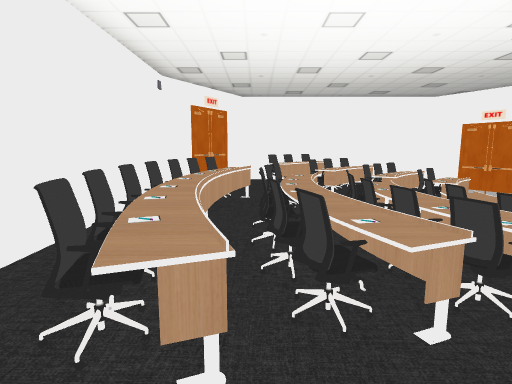
View 1 (above)

12 first-person views from a walk through a Unity game level. The camera is 1.3 m above the floor, tilts 8° down and sees 80° across. The floor is counted in squares, 1 m on a side. Each view is taken from the middle of a square. On the plan, view 1 faces up. The plan holds only what a view shows up to about 14 squares ahead; the rest is blank. The player character is not drawn. Some animated figures are left out. Some surface patterns are stand-ins.

View 2
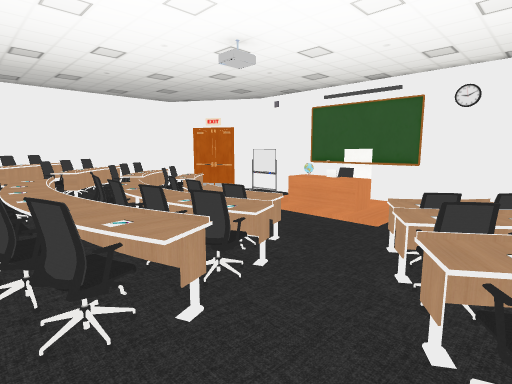

View 3
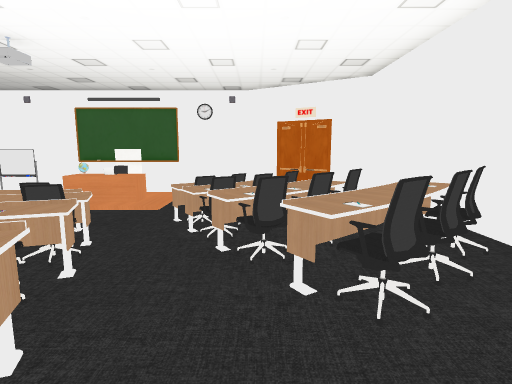

View 4
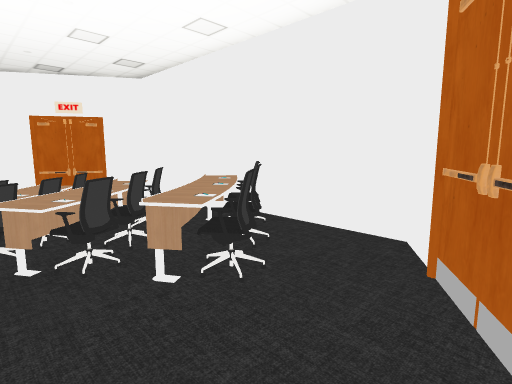

View 5
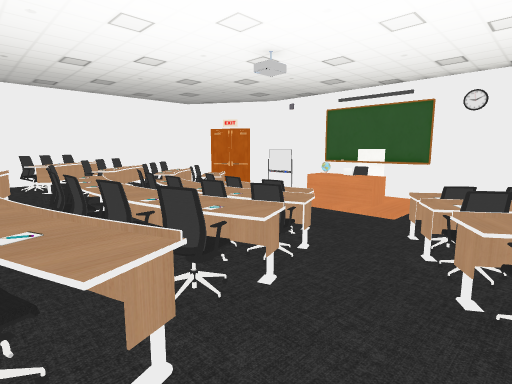

View 6
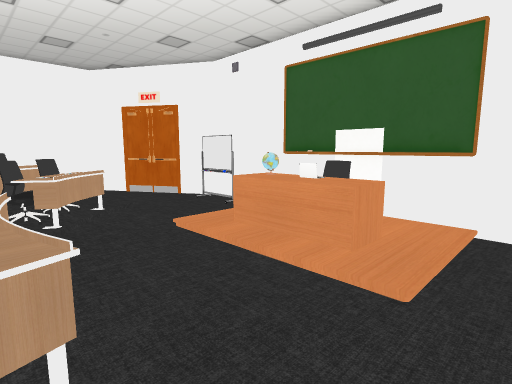

View 7
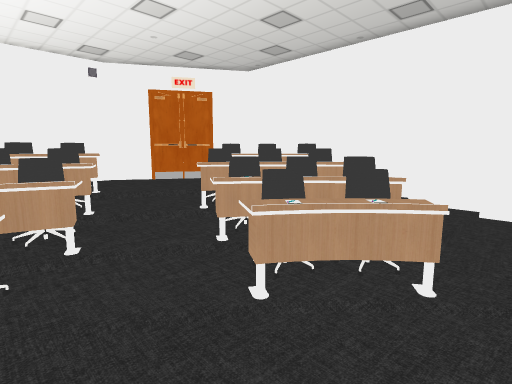

View 8
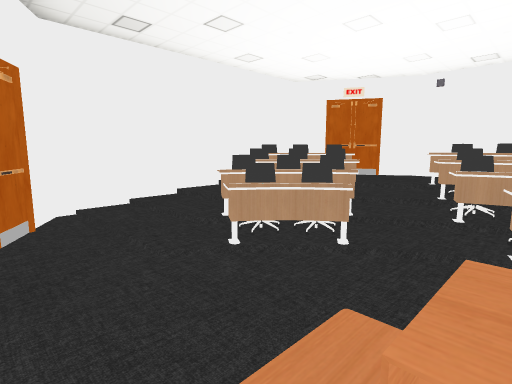

View 9
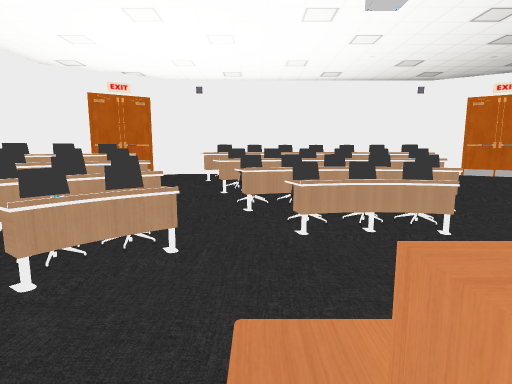

View 10
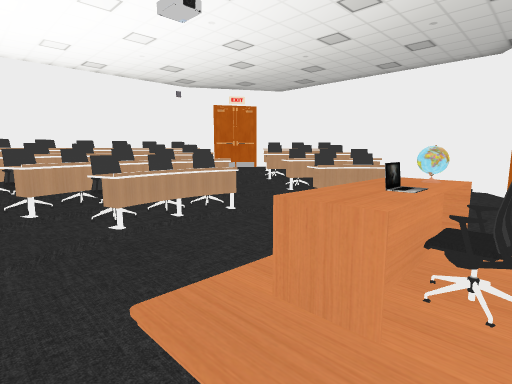

View 11
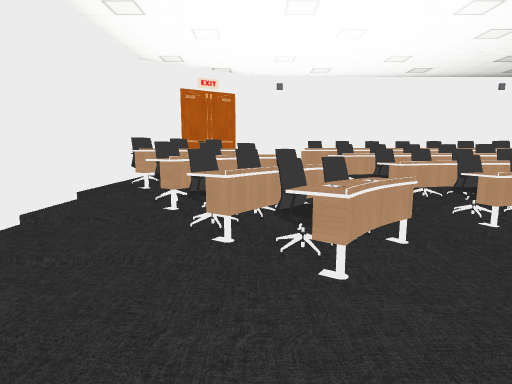

View 12
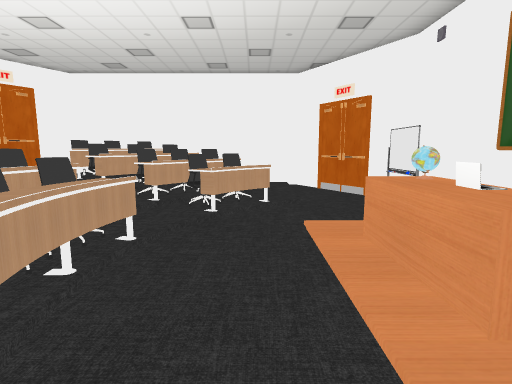

### Floor plan
Key: @ floor where view 1 was taken; # wall or solid block; . main floor; : floor 0.25 m higher than the main floor; + floor 0.5 m higher than the main floor; / step, stairs or slope; O other object.
Columns run from 3 left of view 1 to 10 right of it. Each row starts with its distance up from view 1.
 13   ###O######
 12  ## OOOO:..##
 11  # +OOOOO...##
 10  #++:OOOO....#
  9  #++:OOOOO..O#
  8 ##O:O::.O...O#
  7 ##OOOOO...// #
  6 #O OOOOO../O:#
  5 #OOOOOOO../OO#
  4 #OOOOOOO../O:#
  3 #OOOOOO...///#
  2 #OOOO/:.O....#
  1 #+O//:OOOO...#
  0 #++@OOOOOO...#
 -1 ##+OOOOOO...##
 -2  ##+OOOO:..##
 -3   ###O//:..#
 -4     ########

Where each view was taken, in squares from view 1:
view 1: 0 up, 0 right, facing up
view 2: 0 up, 0 right, facing up-right
view 3: 0 up, 2 left, facing right
view 4: 1 up, 2 left, facing down-right
view 5: 0 up, 1 left, facing up-right
view 6: 2 up, 4 right, facing up-right
view 7: 6 up, 7 right, facing up-left
view 8: 4 up, 9 right, facing down-left
view 9: 3 up, 9 right, facing left
view 10: 2 up, 9 right, facing up-left
view 11: 0 up, 9 right, facing left
view 12: 2 up, 6 right, facing up
